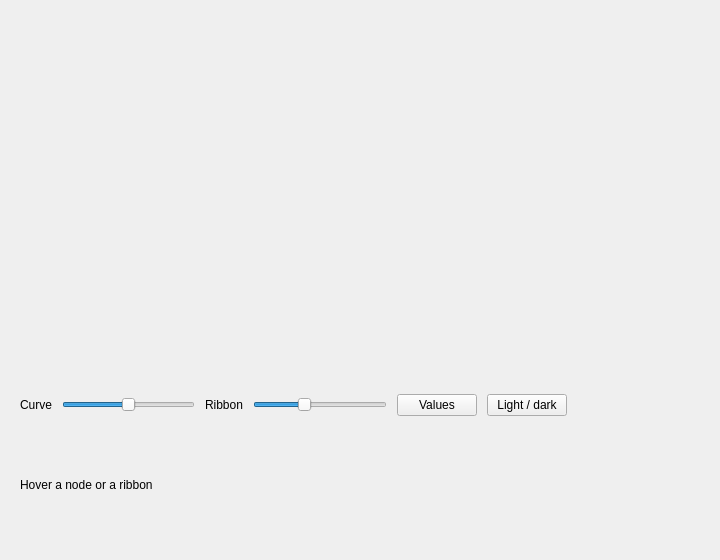
<?xml version="1.0" encoding="UTF-8"?>
<ui version="4.0">
 <class>MainWindow</class>
 <widget class="QMainWindow" name="MainWindow">
  <property name="geometry">
   <rect>
    <x>0</x>
    <y>0</y>
    <width>720</width>
    <height>560</height>
   </rect>
  </property>
  <property name="windowTitle">
   <string>QCustomSankey</string>
  </property>
  <widget class="QWidget" name="centralwidget">
   <layout class="QVBoxLayout" name="mainLayout">
    <property name="spacing">
     <number>14</number>
    </property>
    <property name="leftMargin">
     <number>20</number>
    </property>
    <property name="topMargin">
     <number>20</number>
    </property>
    <property name="rightMargin">
     <number>20</number>
    </property>
    <property name="bottomMargin">
     <number>20</number>
    </property>
    <item>
     <widget class="QCustomSankey" name="chart">
      <property name="minimumSize">
       <size>
        <width>0</width>
        <height>360</height>
       </size>
      </property>
      <property name="linksCsv" stdset="0">
       <string notr="true">Search&gt;Signup=120;Social&gt;Signup=80;Referral&gt;Signup=45;Signup&gt;Trial=150;Signup&gt;Bounce=95;Trial&gt;Paid=70;Trial&gt;Churn=80</string>
      </property>
     </widget>
    </item>
    <item>
     <layout class="QHBoxLayout" name="controlsRow">
      <property name="spacing">
       <number>10</number>
      </property>
      <item>
       <widget class="QLabel" name="curveLabel">
        <property name="text">
         <string>Curve</string>
        </property>
       </widget>
      </item>
      <item>
       <widget class="QSlider" name="curveSlider">
        <property name="minimum">
         <number>0</number>
        </property>
        <property name="maximum">
         <number>100</number>
        </property>
        <property name="value">
         <number>50</number>
        </property>
        <property name="orientation">
         <enum>Qt::Horizontal</enum>
        </property>
       </widget>
      </item>
      <item>
       <widget class="QLabel" name="ribbonLabel">
        <property name="text">
         <string>Ribbon</string>
        </property>
       </widget>
      </item>
      <item>
       <widget class="QSlider" name="ribbonSlider">
        <property name="minimum">
         <number>5</number>
        </property>
        <property name="maximum">
         <number>100</number>
        </property>
        <property name="value">
         <number>40</number>
        </property>
        <property name="orientation">
         <enum>Qt::Horizontal</enum>
        </property>
       </widget>
      </item>
      <item>
       <widget class="QPushButton" name="valuesButton">
        <property name="text">
         <string>Values</string>
        </property>
        <property name="cursor">
         <cursorShape>PointingHandCursor</cursorShape>
        </property>
       </widget>
      </item>
      <item>
       <widget class="QPushButton" name="themeButton">
        <property name="text">
         <string>Light / dark</string>
        </property>
        <property name="cursor">
         <cursorShape>PointingHandCursor</cursorShape>
        </property>
       </widget>
      </item>
      <item>
       <spacer name="controlsSpacer">
        <property name="orientation">
         <enum>Qt::Horizontal</enum>
        </property>
        <property name="sizeHint" stdset="0">
         <size>
          <width>40</width>
          <height>20</height>
         </size>
        </property>
       </spacer>
      </item>
     </layout>
    </item>
    <item>
     <widget class="QLabel" name="statusLabel">
      <property name="text">
       <string>Hover a node or a ribbon</string>
      </property>
     </widget>
    </item>
   </layout>
  </widget>
 </widget>
 <customwidgets>
  <customwidget>
   <class>QCustomSankey</class>
   <extends>QWidget</extends>
   <header location="global">Custom_Widgets.QCustomSankey.h</header>
  </customwidget>
 </customwidgets>
 <resources/>
 <connections/>
</ui>
